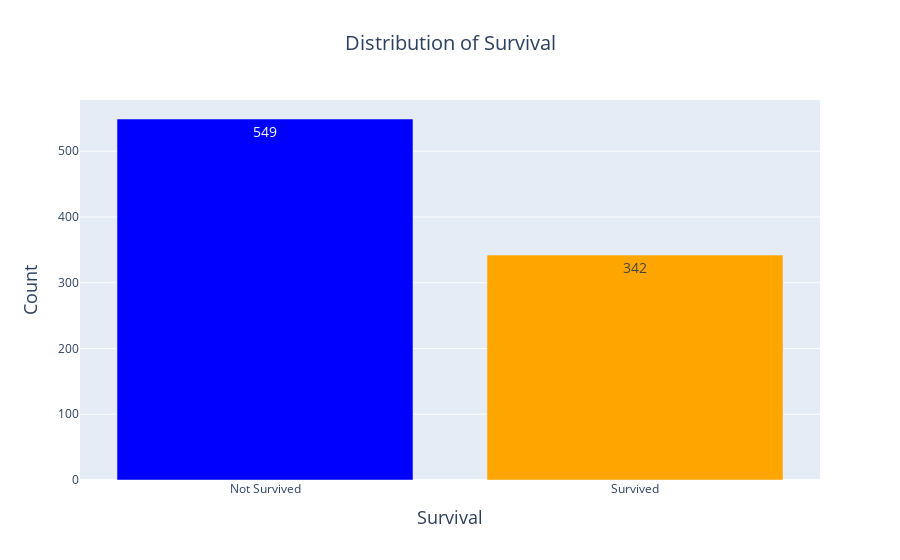

Source (notebook cell):
### Code cell
# Distribution of survival Bar plot 
fig = go.Figure()

fig.add_trace(go.Bar(
    x=titanic_df['Survived'].value_counts().index,
    y=titanic_df['Survived'].value_counts(),
    marker_color=['Blue','Orange'],
    text=titanic_df['Survived'].value_counts(),
    textfont=dict(size=14),
    hovertemplate='<b>%{x}</b><br>Count: %{y}<br>',
))

fig.update_xaxes(type='category', tickvals=[0, 1], ticktext=['Not Survived', 'Survived'])

fig.update_layout(
    title='Distribution of Survival',
    xaxis=dict(title='Survival',title_font=dict(size=18)),
    yaxis=dict(title='Count',title_font=dict(size=18)),
    title_font=dict(size=20),
    title_x=0.5,
)

fig.show()

### Figure 1 — Plotly figure (JSON) as saved in the notebook; plotly's stock layout.template omitted (floating-point values rounded to 4 significant figures)
{"data": [{"hovertemplate": "<b>%{x}</b><br>Count: %{y}<br>", "marker": {"color": ["Blue", "Orange"]}, "text": [549, 342], "textfont": {"size": 14}, "type": "bar", "x": [0, 1], "y": [549, 342]}], "layout": {"title": {"font": {"size": 20}, "text": "Distribution of Survival", "x": 0.5}, "xaxis": {"ticktext": ["Not Survived", "Survived"], "tickvals": [0, 1], "title": {"font": {"size": 18}, "text": "Survival"}, "type": "category"}, "yaxis": {"title": {"font": {"size": 18}, "text": "Count"}}}}
